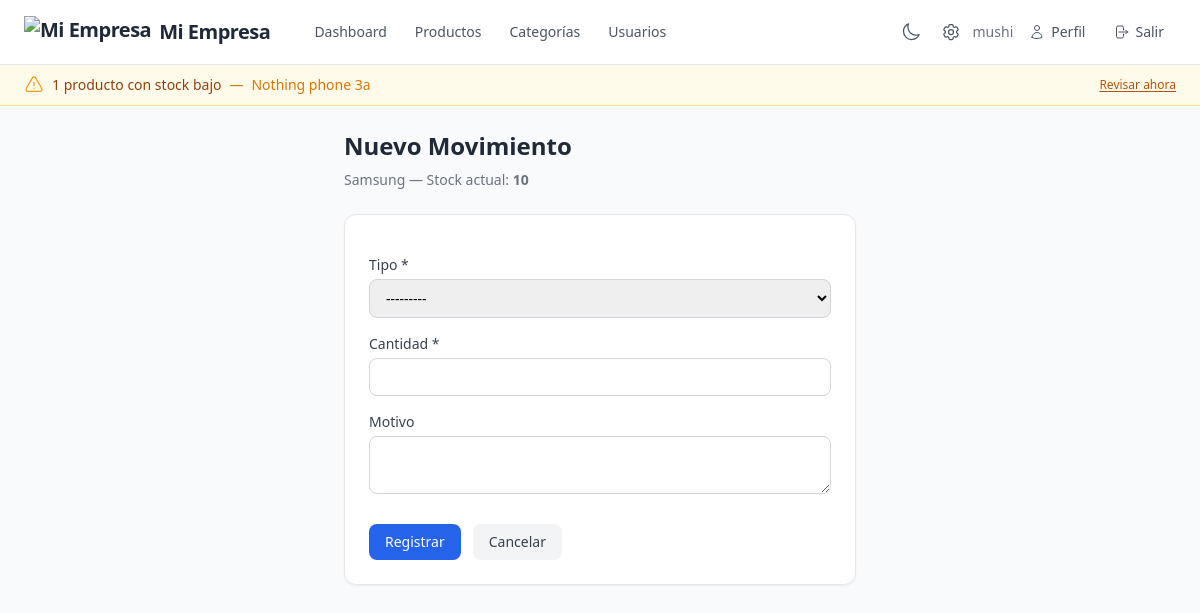
Screenshot of /productos/2/movimientos/nuevo/ (signed in) with the database file from the repository.
### inventory/models.py (models this page shows, shortened)
class CompanySettings(models.Model):
    company_name = models.CharField(max_length=100, default='Mi Empresa')
    logo = models.ImageField(upload_to='company/', blank=True, null=True)
    currency_symbol = models.CharField(max_length=10, default='$')
    class Meta:
        verbose_name_plural = 'company settings'
    @classmethod
    def load(cls):
        obj, created = cls.objects.get_or_create(pk=1)
        return obj

class Product(models.Model):
    name = models.CharField(max_length=200)
    description = models.TextField(blank=True)
    category = models.ForeignKey(Category, on_delete=models.CASCADE, related_name='products')
    price = models.DecimalField(max_digits=10, decimal_places=2)
    stock = models.IntegerField(default=0)
    low_stock_threshold = models.IntegerField(default=5)
    created_at = models.DateTimeField(auto_now_add=True)
    updated_at = models.DateTimeField(auto_now=True)

### inventory/views.py (the view)
# urls.py: path('productos/<int:product_pk>/movimientos/nuevo/', views.movement_create, name='movement_create'),
@require_permission('inventory.add_stockmovement')
def movement_create(request, product_pk):
    product = get_object_or_404(Product, pk=product_pk)
    if request.method == 'POST':
        form = StockMovementForm(request.POST)
        if form.is_valid():
            movement = form.save(commit=False)
            movement.product = product
            if movement.movement_type == 'exit':
                movement.quantity = min(movement.quantity, product.stock)
            movement.save()
            delta = movement.quantity if movement.movement_type == 'entry' else -movement.quantity
            Product.objects.filter(pk=product.pk).update(stock=F('stock') + delta)
            product.refresh_from_db()
            messages.success(request, 'Movimiento registrado exitosamente.')
            return redirect('movement_list', product_pk=product.pk)
    else:
        form = StockMovementForm()
    return render(request, 'inventory/movement_form.html', {
        'form': form,
        'product': product,
    })

### inventory/forms.py
class StockMovementForm(forms.ModelForm):
    class Meta:
        model = StockMovement
        fields = ['quantity', 'movement_type', 'reason']
        widgets = {
            'reason': forms.Textarea(attrs={'rows': 2}),
        }

### inventory/context_processors.py (called while the page is built)
def company_settings(request):
    settings = CompanySettings.load()
    return {
        'company_name': settings.company_name,
        'company_logo': settings.logo,
        'currency_symbol': settings.currency_symbol,
    }

def low_stock_notification(request):
    if not request.user.is_authenticated:
        return {'low_stock_count': 0, 'low_stock_list': []}
    products = Product.objects.filter(
        stock__lte=F('low_stock_threshold')
    ).select_related('category').order_by('stock')[:5]
    return {
        'low_stock_count': len(products),
        'low_stock_list': products,
    }

### inventory/views.py (called while the page is built)
def require_permission(perm):
    def decorator(view_func):
        @wraps(view_func)
        def _wrapped_view(request, *args, **kwargs):
            if not request.user.is_authenticated:
                return redirect(f'/login/?next={request.path}')
            if not request.user.has_perm(perm):
                messages.error(request, 'No tienes permiso para realizar esta acción.')
                return redirect('dashboard')
            return view_func(request, *args, **kwargs)
        return _wrapped_view
    return decorator

### templates/inventory/movement_form.html (shortened to what this page needs)
{% extends 'base.html' %}
{% block content %}
<div class="max-w-lg mx-auto">
    <h1 class="text-2xl font-bold text-gray-800 dark:text-gray-100 mb-2">Nuevo Movimiento</h1>
    <p class="text-sm text-gray-500 dark:text-gray-400 mb-6">{{ product.name }} — Stock actual: <strong>{{ product.stock }}</strong></p>
    <form method="post" class="bg-white dark:bg-gray-800 rounded-xl shadow-sm border border-gray-200 dark:border-gray-700 p-6 space-y-4">
        <div>
            <label for="{{ form.movement_type.id_for_label }}" class="block text-sm font-medium text-gray-700 dark:text-gray-300 mb-1">Tipo *</label>
            <select name="{{ form.movement_type.html_name }}" id="{{ form.movement_type.id_for_label }}" required class="w-full border border-gray-300 dark:border-gray-600 rounded-lg px-3 py-2 text-sm focus:ring-2 focus:ring-blue-500 focus:border-blue-500 dark:bg-gray-700 dark:text-gray-100">
                {% for choice in form.movement_type.field.choices %}
                <option value="{{ choice.0 }}" {% if form.movement_type.value == choice.0 %}selected{% endif %}>{{ choice.1 }}</option>
                {% endfor %}
            </select>
        </div>
        <div>
            <label for="{{ form.quantity.id_for_label }}" class="block text-sm font-medium text-gray-700 dark:text-gray-300 mb-1">Cantidad *</label>
            <input type="number" name="{{ form.quantity.html_name }}" id="{{ form.quantity.id_for_label }}" value="{{ form.quantity.value|default:'' }}" min="1" required class="w-full border border-gray-300 dark:border-gray-600 rounded-lg px-3 py-2 text-sm focus:ring-2 focus:ring-blue-500 focus:border-blue-500 dark:bg-gray-700 dark:text-gray-100 {% if form.quantity.errors %}border-red-500{% endif %}">
        </div>
        <div>
            <label for="{{ form.reason.id_for_label }}" class="block text-sm font-medium text-gray-700 dark:text-gray-300 mb-1">Motivo</label>
            <textarea name="{{ form.reason.html_name }}" id="{{ form.reason.id_for_label }}" rows="2" class="w-full border border-gray-300 dark:border-gray-600 rounded-lg px-3 py-2 text-sm focus:ring-2 focus:ring-blue-500 focus:border-blue-500 dark:bg-gray-700 dark:text-gray-100">{{ form.reason.value|default:'' }}</textarea>
        </div>
        <div class="flex gap-3 pt-2">
            <button type="submit" class="inline-flex items-center gap-2 bg-blue-600 hover:bg-blue-500 text-white px-4 py-2 rounded-lg text-sm font-medium transition-colors">
                Registrar
            </button>
            <a href="{% url 'movement_list' product_pk=product.pk %}" class="inline-flex items-center gap-2 bg-gray-100 dark:bg-gray-700 hover:bg-gray-200 dark:hover:bg-gray-600 text-gray-700 dark:text-gray-300 px-4 py-2 rounded-lg text-sm font-medium transition-colors">
                Cancelar
            </a>
        </div>
    </form>
</div>
{% endblock %}

### templates/base.html (shortened to what this page needs)
<!DOCTYPE html>
<html lang="es-mx">
<head>
    <script src="https://cdn.tailwindcss.com">
    </script>
</head>
<body class="bg-gray-50 dark:bg-gray-900 min-h-screen transition-colors">
    <nav class="bg-white dark:bg-gray-800 shadow-sm border-b border-gray-200 dark:border-gray-700">
        <div class="max-w-7xl mx-auto px-4 sm:px-6">
            <div class="flex justify-between items-center h-16">
                <div class="flex items-center gap-8">
                    <a href="{% url 'dashboard' %}" class="flex items-center gap-2 text-xl font-bold text-gray-800 dark:text-gray-100 tracking-tight">
                        {% if company_logo %}
                        <img src="{{ company_logo.url }}" alt="{{ company_name }}" class="h-8 w-auto">
                        {% endif %}
                        {{ company_name }}
                    </a>
                    <div class="flex items-center gap-1">
                        <a href="{% url 'dashboard' %}" class="px-3 py-2 text-sm font-medium rounded-lg {% if request.resolver_match.url_name == 'dashboard' %}bg-blue-50 dark:bg-blue-900 text-blue-700 dark:text-blue-200{% else %}text-gray-600 dark:text-gray-300 hover:text-gray-800 dark:hover:text-gray-100 hover:bg-gray-100 dark:hover:bg-gray-700{% endif %} transition-colors">
                            Dashboard
                        </a>
                        <a href="{% url 'product_list' %}" class="px-3 py-2 text-sm font-medium rounded-lg {% if request.resolver_match.url_name == 'product_list' %}bg-blue-50 dark:bg-blue-900 text-blue-700 dark:text-blue-200{% else %}text-gray-600 dark:text-gray-300 hover:text-gray-800 dark:hover:text-gray-100 hover:bg-gray-100 dark:hover:bg-gray-700{% endif %} transition-colors">
                            Productos
                        </a>
                        <a href="{% url 'category_list' %}" class="px-3 py-2 text-sm font-medium rounded-lg {% if request.resolver_match.url_name == 'category_list' %}bg-blue-50 dark:bg-blue-900 text-blue-700 dark:text-blue-200{% else %}text-gray-600 dark:text-gray-300 hover:text-gray-800 dark:hover:text-gray-100 hover:bg-gray-100 dark:hover:bg-gray-700{% endif %} transition-colors">
                            Categorías
                        </a>
                        {% if user.is_superuser %}
                        <a href="{% url 'user_list' %}" class="px-3 py-2 text-sm font-medium rounded-lg {% if request.resolver_match.url_name|slice:':5' == 'user_' %}bg-blue-50 dark:bg-blue-900 text-blue-700 dark:text-blue-200{% else %}text-gray-600 dark:text-gray-300 hover:text-gray-800 dark:hover:text-gray-100 hover:bg-gray-100 dark:hover:bg-gray-700{% endif %} transition-colors">
                            Usuarios
                        </a>
                        {% endif %}
                    </div>
                </div>
                <div class="flex items-center gap-1">
                    <button id="theme-toggle" type="button" class="inline-flex items-center justify-center px-2 py-2 text-sm font-medium text-gray-600 dark:text-gray-300 hover:text-blue-600 dark:hover:text-blue-400 hover:bg-blue-50 dark:hover:bg-blue-900 rounded-lg transition-colors" title="Cambiar tema">
                    </button>
                    {% if user.is_superuser %}
                    <a href="{% url 'settings_update' %}" class="inline-flex items-center gap-1.5 px-2 py-2 text-sm font-medium text-gray-600 dark:text-gray-300 hover:text-blue-600 dark:hover:text-blue-400 hover:bg-blue-50 dark:hover:bg-blue-900 rounded-lg transition-colors" title="Configuración">
                    </a>
                    {% endif %}
                    {% if user.is_authenticated %}
                    <span class="text-sm text-gray-500 dark:text-gray-400 hidden sm:inline">{{ user.username }}</span>
                    <a href="{% url 'profile_update' %}" class="inline-flex items-center gap-1.5 px-3 py-2 text-sm font-medium text-gray-600 dark:text-gray-300 hover:text-blue-600 dark:hover:text-blue-400 hover:bg-blue-50 dark:hover:bg-blue-900 rounded-lg transition-colors">
                        <span class="hidden sm:inline">Perfil</span>
                    </a>
                    <form method="post" action="{% url 'logout' %}" class="inline">
                        <button type="submit" class="inline-flex items-center gap-1.5 px-3 py-2 text-sm font-medium text-gray-600 dark:text-gray-300 hover:text-red-600 dark:hover:text-red-400 hover:bg-red-50 dark:hover:bg-red-900 rounded-lg transition-colors cursor-pointer">
                            <span class="hidden sm:inline">Salir</span>
                        </button>
                    </form>
                    {% endif %}
                </div>
            </div>
        </div>
    </nav>
    {% if user.is_authenticated and low_stock_count %}
    <div class="bg-amber-50 dark:bg-amber-900 border-b border-amber-200 dark:border-amber-700">
        <div class="max-w-7xl mx-auto px-4 sm:px-6 py-2.5 flex items-center justify-between">
            <div class="flex items-center gap-2 text-sm text-amber-800 dark:text-amber-200">
                <span class="font-medium">{{ low_stock_count }} producto{% if low_stock_count != 1 %}s{% endif %} con stock bajo</span>
                <span class="hidden sm:inline text-amber-600 dark:text-amber-400">—</span>
                <span class="hidden sm:inline text-amber-600 dark:text-amber-400">
                {% for p in low_stock_list %}
                    {{ p.name }}{% if not forloop.last %}, {% endif %}
                {% endfor %}
                </span>
            </div>
            <a href="{% url 'product_list' %}?q=&amp;category=" class="flex-shrink-0 text-xs font-medium text-amber-700 dark:text-amber-300 hover:text-amber-900 dark:hover:text-amber-100 underline underline-offset-2">
                Revisar ahora
            </a>
        </div>
    </div>
    {% endif %}
    <main class="max-w-7xl mx-auto px-4 sm:px-6 py-6">
        {% block content %}{% endblock %}
    </main>
</body>
</html>

### rows the page displays
CompanySettings: company_name "Mi Empresa"
Product: name "Nothing phone 3a"
Product: name "Samsung", stock "10"

### other values shown
{{ user.username }} "mushi"
{{ low_stock_count }} "1"
form field movement_type "---------"
